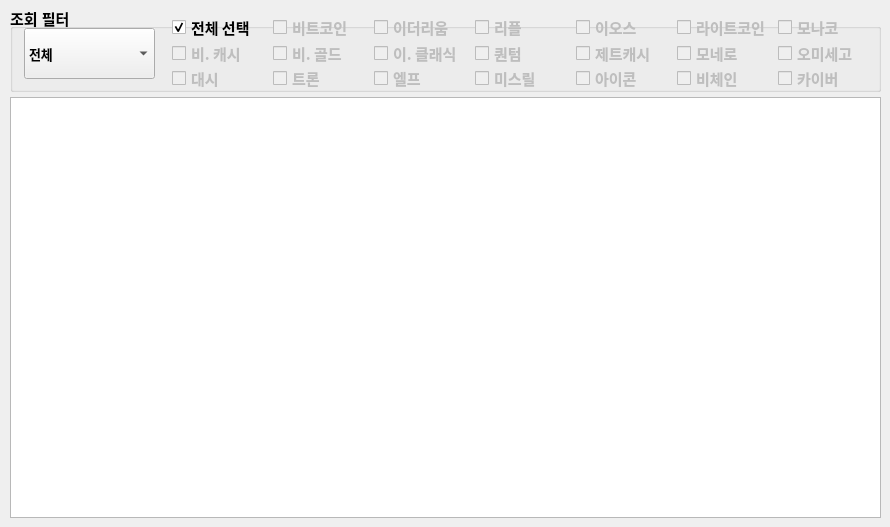
    <widget class="QWidget" name="tab_4">
     <attribute name="title">
      <string>슬롯 정보</string>
     </attribute>
     <widget class="QGroupBox" name="groupBox_2">
      <property name="geometry">
       <rect>
        <x>10</x>
        <y>5</y>
        <width>871</width>
        <height>87</height>
       </rect>
      </property>
      <property name="font">
       <font>
        <pointsize>11</pointsize>
        <weight>75</weight>
        <bold>true</bold>
       </font>
      </property>
      <property name="title">
       <string>조회 필터</string>
      </property>
      <property name="alignment">
       <set>Qt::AlignLeading|Qt::AlignLeft|Qt::AlignVCenter</set>
      </property>
      <property name="checkable">
       <bool>false</bool>
      </property>
      <widget class="QComboBox" name="cmbAskYn">
       <property name="geometry">
        <rect>
         <x>14</x>
         <y>23</y>
         <width>131</width>
         <height>51</height>
        </rect>
       </property>
       <property name="font">
        <font>
         <family>굴림</family>
         <pointsize>10</pointsize>
         <weight>75</weight>
         <bold>true</bold>
        </font>
       </property>
       <property name="autoFillBackground">
        <bool>true</bool>
       </property>
       <property name="currentIndex">
        <number>0</number>
       </property>
       <property name="maxVisibleItems">
        <number>6</number>
       </property>
       <property name="maxCount">
        <number>6</number>
       </property>
       <property name="insertPolicy">
        <enum>QComboBox::NoInsert</enum>
       </property>
       <property name="iconSize">
        <size>
         <width>20</width>
         <height>20</height>
        </size>
       </property>
       <property name="frame">
        <bool>true</bool>
       </property>
       <property name="modelColumn">
        <number>0</number>
       </property>
       <item>
        <property name="text">
         <string>전체</string>
        </property>
       </item>
       <item>
        <property name="text">
         <string>보유</string>
        </property>
       </item>
       <item>
        <property name="text">
         <string>익절</string>
        </property>
       </item>
       <item>
        <property name="text">
         <string>구매 대기</string>
        </property>
       </item>
       <item>
        <property name="text">
         <string>보유 + 구매 대기</string>
        </property>
       </item>
       <item>
        <property name="text">
         <string>보유 + 익절</string>
        </property>
       </item>
      </widget>
      <widget class="QWidget" name="gridLayoutWidget">
       <property name="geometry">
        <rect>
         <x>162</x>
         <y>12</y>
         <width>701</width>
         <height>71</height>
        </rect>
       </property>
       <layout class="QGridLayout" name="gridLayout">
        <item row="1" column="2">
         <widget class="QCheckBox" name="cboxEtc">
          <property name="enabled">
           <bool>false</bool>
          </property>
          <property name="font">
           <font>
            <family>HY그래픽M</family>
            <pointsize>11</pointsize>
            <kerning>false</kerning>
           </font>
          </property>
          <property name="text">
           <string>이. 클래식</string>
          </property>
         </widget>
        </item>
        <item row="1" column="4">
         <widget class="QCheckBox" name="cboxZec">
          <property name="enabled">
           <bool>false</bool>
          </property>
          <property name="font">
           <font>
            <family>HY그래픽M</family>
            <pointsize>11</pointsize>
            <kerning>false</kerning>
           </font>
          </property>
          <property name="text">
           <string>제트캐시</string>
          </property>
         </widget>
        </item>
        <item row="1" column="3">
         <widget class="QCheckBox" name="cboxQtum">
          <property name="enabled">
           <bool>false</bool>
          </property>
          <property name="font">
           <font>
            <family>HY그래픽M</family>
            <pointsize>11</pointsize>
            <kerning>false</kerning>
           </font>
          </property>
          <property name="text">
           <string>퀀텀</string>
          </property>
         </widget>
        </item>
        <item row="2" column="0">
         <widget class="QCheckBox" name="cboxDash">
          <property name="enabled">
           <bool>false</bool>
          </property>
          <property name="font">
           <font>
            <family>HY그래픽M</family>
            <pointsize>11</pointsize>
            <kerning>false</kerning>
           </font>
          </property>
          <property name="text">
           <string>대시</string>
          </property>
         </widget>
        </item>
        <item row="1" column="5">
         <widget class="QCheckBox" name="cboxXmr">
          <property name="enabled">
           <bool>false</bool>
          </property>
          <property name="font">
           <font>
            <family>HY그래픽M</family>
            <pointsize>11</pointsize>
            <kerning>false</kerning>
           </font>
          </property>
          <property name="text">
           <string>모네로</string>
          </property>
         </widget>
        </item>
        <item row="2" column="1">
         <widget class="QCheckBox" name="cboxTrx">
          <property name="enabled">
           <bool>false</bool>
          </property>
          <property name="font">
           <font>
            <family>HY그래픽M</family>
            <pointsize>11</pointsize>
            <kerning>false</kerning>
           </font>
          </property>
          <property name="text">
           <string>트론</string>
          </property>
         </widget>
        </item>
        <item row="2" column="2">
         <widget class="QCheckBox" name="cboxElf">
          <property name="enabled">
           <bool>false</bool>
          </property>
          <property name="font">
           <font>
            <family>HY그래픽M</family>
            <pointsize>11</pointsize>
            <kerning>false</kerning>
           </font>
          </property>
          <property name="text">
           <string>엘프</string>
          </property>
         </widget>
        </item>
        <item row="2" column="3">
         <widget class="QCheckBox" name="cboxMith">
          <property name="enabled">
           <bool>false</bool>
          </property>
          <property name="font">
           <font>
            <family>HY그래픽M</family>
            <pointsize>11</pointsize>
            <kerning>false</kerning>
           </font>
          </property>
          <property name="text">
           <string>미스릴</string>
          </property>
         </widget>
        </item>
        <item row="2" column="4">
         <widget class="QCheckBox" name="cboxIcx">
          <property name="enabled">
           <bool>false</bool>
          </property>
          <property name="font">
           <font>
            <family>HY그래픽M</family>
            <pointsize>11</pointsize>
            <kerning>false</kerning>
           </font>
          </property>
          <property name="text">
           <string>아이콘</string>
          </property>
         </widget>
        </item>
        <item row="0" column="1">
         <widget class="QCheckBox" name="cboxBtc">
          <property name="enabled">
           <bool>false</bool>
          </property>
          <property name="font">
           <font>
            <family>HY그래픽M</family>
            <pointsize>11</pointsize>
            <kerning>false</kerning>
           </font>
          </property>
          <property name="text">
           <string>비트코인</string>
          </property>
         </widget>
        </item>
        <item row="1" column="0">
         <widget class="QCheckBox" name="cboxBch">
          <property name="enabled">
           <bool>false</bool>
          </property>
          <property name="font">
           <font>
            <family>HY그래픽M</family>
            <pointsize>11</pointsize>
            <kerning>false</kerning>
           </font>
          </property>
          <property name="text">
           <string>비. 캐시</string>
          </property>
         </widget>
        </item>
        <item row="0" column="4">
         <widget class="QCheckBox" name="cboxEos">
          <property name="enabled">
           <bool>false</bool>
          </property>
          <property name="font">
           <font>
            <family>HY그래픽M</family>
            <pointsize>11</pointsize>
            <kerning>false</kerning>
           </font>
          </property>
          <property name="text">
           <string>이오스</string>
          </property>
         </widget>
        </item>
        <item row="1" column="1">
         <widget class="QCheckBox" name="cboxBtg">
          <property name="enabled">
           <bool>false</bool>
          </property>
          <property name="font">
           <font>
            <family>HY그래픽M</family>
            <pointsize>11</pointsize>
            <kerning>false</kerning>
           </font>
          </property>
          <property name="text">
           <string>비. 골드</string>
          </property>
         </widget>
        </item>
        <item row="0" column="3">
         <widget class="QCheckBox" name="cboxXrp">
          <property name="enabled">
           <bool>false</bool>
          </property>
          <property name="font">
           <font>
            <family>HY그래픽M</family>
            <pointsize>11</pointsize>
            <kerning>false</kerning>
           </font>
          </property>
          <property name="text">
           <string>리플</string>
          </property>
         </widget>
        </item>
        <item row="2" column="5">
         <widget class="QCheckBox" name="cboxVen">
          <property name="enabled">
           <bool>false</bool>
          </property>
          <property name="font">
           <font>
            <family>HY그래픽M</family>
            <pointsize>11</pointsize>
            <kerning>false</kerning>
           </font>
          </property>
          <property name="text">
           <string>비체인</string>
          </property>
         </widget>
        </item>
        <item row="0" column="5">
         <widget class="QCheckBox" name="cboxLtc">
          <property name="enabled">
           <bool>false</bool>
          </property>
          <property name="font">
           <font>
            <family>HY그래픽M</family>
            <pointsize>11</pointsize>
            <kerning>false</kerning>
           </font>
          </property>
          <property name="text">
           <string>라이트코인</string>
          </property>
         </widget>
        </item>
        <item row="0" column="2">
         <widget class="QCheckBox" name="cboxEth">
          <property name="enabled">
           <bool>false</bool>
          </property>
          <property name="font">
           <font>
            <family>HY그래픽M</family>
            <pointsize>11</pointsize>
            <kerning>false</kerning>
           </font>
          </property>
          <property name="text">
           <string>이더리움</string>
          </property>
         </widget>
        </item>
        <item row="0" column="0">
         <widget class="QCheckBox" name="cboxAll">
          <property name="font">
           <font>
            <family>HY그래픽M</family>
            <pointsize>11</pointsize>
            <kerning>false</kerning>
           </font>
          </property>
          <property name="text">
           <string>전체 선택</string>
          </property>
          <property name="checked">
           <bool>true</bool>
          </property>
         </widget>
        </item>
        <item row="0" column="6">
         <widget class="QCheckBox" name="cboxMco">
          <property name="enabled">
           <bool>false</bool>
          </property>
          <property name="font">
           <font>
            <family>HY그래픽M</family>
            <pointsize>11</pointsize>
            <kerning>false</kerning>
           </font>
          </property>
          <property name="text">
           <string>모나코</string>
          </property>
         </widget>
        </item>
        <item row="1" column="6">
         <widget class="QCheckBox" name="cboxOmg">
          <property name="enabled">
           <bool>false</bool>
          </property>
          <property name="font">
           <font>
            <family>HY그래픽M</family>
            <pointsize>11</pointsize>
            <kerning>false</kerning>
           </font>
          </property>
          <property name="text">
           <string>오미세고</string>
          </property>
         </widget>
        </item>
        <item row="2" column="6">
         <widget class="QCheckBox" name="cboxKnc">
          <property name="enabled">
           <bool>false</bool>
          </property>
          <property name="font">
           <font>
            <family>HY그래픽M</family>
            <pointsize>11</pointsize>
            <kerning>false</kerning>
           </font>
          </property>
          <property name="text">
           <string>카이버</string>
          </property>
         </widget>
        </item>
       </layout>
      </widget>
     </widget>
     <widget class="QTableWidget" name="tblSlots">
      <property name="geometry">
       <rect>
        <x>10</x>
        <y>97</y>
        <width>871</width>
        <height>421</height>
       </rect>
      </property>
      <property name="font">
       <font>
        <family>맑은 고딕</family>
       </font>
      </property>
      <property name="selectionBehavior">
       <enum>QAbstractItemView::SelectRows</enum>
      </property>
      <property name="sortingEnabled">
       <bool>true</bool>
      </property>
      <attribute name="horizontalHeaderCascadingSectionResizes">
       <bool>false</bool>
      </attribute>
     </widget>
    </widget>
